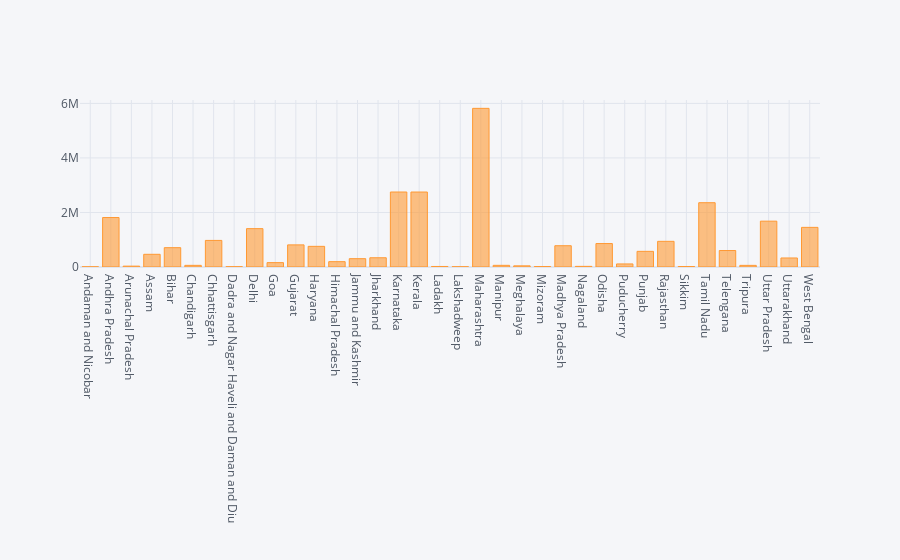

The code cell stored with this chart in its notebook:
### Code cell
#pands vis

data.plot(kind='bar',x='Name of State / UT',y='Active Cases')
plt.show()

#Plotly
data.iplot(kind='bar',x='Name of State / UT',y='Active Cases')

### Figure 1 — Plotly figure (JSON) as saved in the notebook; plotly's stock layout.template omitted (floating-point values rounded to 4 significant figures)
{"data": [{"marker": {"color": "rgba(255, 153, 51, 0.6)", "line": {"color": "rgba(255, 153, 51, 1.0)", "width": 1}}, "name": "Active Cases", "orientation": "v", "text": "", "type": "bar", "x": ["Andaman and Nicobar", "Andhra Pradesh", "Arunachal Pradesh", "Assam", "Bihar", "Chandigarh", "Chhattisgarh", "Dadra and Nagar Haveli and Daman and Diu", "Delhi", "Goa", "Gujarat", "Haryana", "Himachal Pradesh", "Jammu and Kashmir", "Jharkhand", "Karnataka", "Kerala", "Ladakh", "Lakshadweep", "Maharashtra", "Manipur", "Meghalaya", "Mizoram", "Madhya Pradesh", "Nagaland", "Odisha", "Puducherry", "Punjab", "Rajasthan", "Sikkim", "Tamil Nadu", "Telengana", "Tripura", "Uttar Pradesh", "Uttarakhand", "West Bengal"], "y": [7179, 1814642, 32033, 465912, 708796, 60442, 975391, 10477, 1406834, 160398, 811364, 757497, 195993, 305144, 338891, 2751059, 2749819, 19483, 9294, 5819490, 60840, 42496, 16061, 780160, 23504, 859629, 111920, 574130, 941548, 18521, 2358408, 604404, 60238, 1681495, 330805, 1454113]}], "layout": {"legend": {"bgcolor": "#F5F6F9", "font": {"color": "#4D5663"}}, "paper_bgcolor": "#F5F6F9", "plot_bgcolor": "#F5F6F9", "title": {"font": {"color": "#4D5663"}}, "xaxis": {"gridcolor": "#E1E5ED", "showgrid": true, "tickfont": {"color": "#4D5663"}, "title": {"font": {"color": "#4D5663"}, "text": ""}, "zerolinecolor": "#E1E5ED"}, "yaxis": {"gridcolor": "#E1E5ED", "showgrid": true, "tickfont": {"color": "#4D5663"}, "title": {"font": {"color": "#4D5663"}, "text": ""}, "zerolinecolor": "#E1E5ED"}}}
